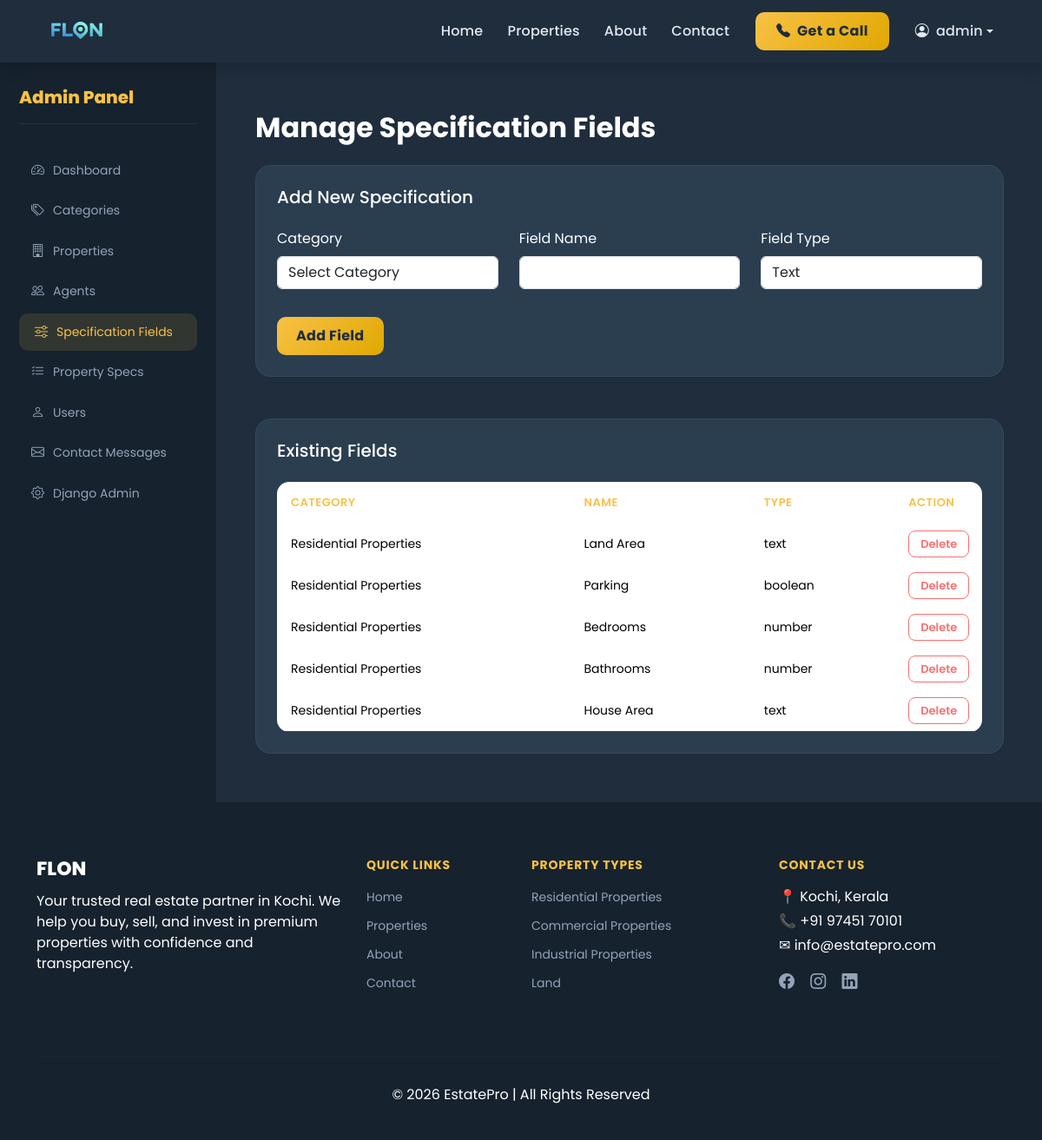
The page /accounts/admin-dashboard/spec-fields/ (signed in) on the database its author committed.
### properties/models.py (models this page shows, shortened)
class SpecificationField(models.Model):
    FIELD_TYPES = [
        ('text', 'Text'),
        ('number', 'Number'),
        ('boolean', 'Boolean'),
    ]
    category = models.ForeignKey(Category, on_delete=models.CASCADE, related_name='spec_fields')
    name = models.CharField(max_length=100)
    field_type = models.CharField(max_length=20, choices=FIELD_TYPES)

class Category(models.Model):
    name = models.CharField(max_length=100)
    slug = models.SlugField(unique=True, blank=True)
    image = CloudinaryField('image', blank=True, null=True)

### accounts/views.py (the view, shortened to what this page needs)
# urls.py: path('admin-dashboard/spec-fields/', views.admin_spec_fields, name='admin_spec_fields'),
@login_required
def admin_spec_fields(request):
    if not request.user.is_superuser:
        return redirect('home')
    categories = Category.objects.all()
    fields = SpecificationField.objects.select_related('category')
    return render(request, 'spec_fields.html', {
        'fields': fields,
        'categories': categories
    })

### templates/spec_fields.html (shortened to what this page needs)
{% extends 'base.html' %}
{% block content %}
<section class="admin-wrapper">
    <div class="admin-layout">
        <aside class="admin-sidebar" id="adminSidebar">
            <div class="sidebar-header">
                <h5>Admin Panel</h5>
            </div>
            <nav class="admin-menu">
                <a href="{% url 'admin_dashboard' %}" class="admin-link">
                    <i class="bi bi-speedometer2"></i> Dashboard
                </a>
                <a href="{% url 'admin_categories' %}" class="admin-link">
                    <i class="bi bi-tags"></i> Categories
                </a>
                <a href="{% url 'admin_properties' %}" class="admin-link">
                    <i class="bi bi-building"></i> Properties
                </a>
                <a href="{% url 'admin_agents' %}" class="admin-link">
                    <i class="bi bi-people"></i> Agents
                </a>
                <a href="{% url 'admin_spec_fields' %}" class="admin-link active">
                    <i class="bi bi-sliders"></i> Specification Fields
                </a>
                <a href="{% url 'admin_property_specs' %}" class="admin-link">
                    <i class="bi bi-list-check"></i> Property Specs
                </a>
                <a href="{% url 'admin_users' %}" class="admin-link">
                    <i class="bi bi-person"></i> Users
                </a>
                <a href="{% url 'admin_contact_messages' %}" class="admin-link">
                    <i class="bi bi-envelope"></i> Contact Messages
                </a>
                <a href="/admin/" class="admin-link">
                    <i class="bi bi-gear"></i> Django Admin
                </a>
            </nav>
        </aside>
        <main class="admin-content">
            <div class="container-fluid py-4">
                <h2 class="fw-bold mb-4 text-white">
                    Manage Specification Fields
                </h2>
                <div class="admin-card p-4 mb-5">
                    <h5 class="mb-4 text-white">
                        Add New Specification
                    </h5>
                    <form method="POST">
                        <div class="row">
                            <div class="col-md-4 mb-3">
                                <label class="form-label text-white">Category</label>
                                <select id="category-select" name="category" class="form-control">
                                    <option value="">Select Category</option>
                                </select>
                            </div>
                            <div class="col-md-4 mb-3">
                                <label class="form-label text-white">Field Name</label>
                                <input type="text" name="name"
                                       class="form-control" required>
                            </div>
                            <div class="col-md-4 mb-3">
                                <label class="form-label text-white">Field Type</label>
                                <select name="field_type"
                                        class="form-control" required>
                                    <option value="text">Text</option>
                                </select>
                            </div>
                        </div>
                        <button class="btn btn-gold mt-3">
                            Add Field
                        </button>
                    </form>
                </div>
                <div class="admin-card p-4">
                    <h5 class="mb-4 text-white">
                        Existing Fields
                    </h5>
                    <div class="table-responsive">
                        <table class="table admin-table align-middle">
                            <thead>
                                <tr>
                                    <th>Category</th>
                                    <th>Name</th>
                                    <th>Type</th>
                                    <th>Action</th>
                                </tr>
                            </thead>
                            <tbody>
                                {% for field in fields %}
                                <tr>
                                    <td>{{ field.category.name }}</td>
                                    <td>{{ field.name }}</td>
                                    <td>{{ field.field_type }}</td>
                                    <td>
                                        <a href="{% url 'admin_delete_spec_field' field.id %}"
                                           class="btn-action btn-delete"
                                           onclick="return confirm('Delete this field?')">
                                           Delete
                                        </a>
                                    </td>
                                </tr>
                                {% endfor %}
                            </tbody>
                        </table>
                    </div>
                </div>
            </div>
        </main>
    </div>
</section>
{% endblock %}

### templates/base.html (shortened to what this page needs)
{% load static %}
<!DOCTYPE html>
<html lang="en">
<head>
    <link href="https://cdn.jsdelivr.net/npm/bootstrap@5.3.2/dist/css/bootstrap.min.css" rel="stylesheet">
    <link href="https://cdn.jsdelivr.net/npm/bootstrap-icons@1.11.1/font/bootstrap-icons.css" rel="stylesheet">
    <link rel="stylesheet" href="{% static 'css/style.css' %}?v=20260323">
</head>
<body>
    <nav class="navbar navbar-expand-lg navbar-dark shadow custom-navbar">
        <div class="container">
            <a class="navbar-brand d-flex align-items-center" href="/">
                <img src="{% static 'images/logo.png' %}" class="navbar-logo">
            </a>
            <div class="collapse navbar-collapse justify-content-end" id="navbarNav">
                <ul class="navbar-nav align-items-lg-center">
                    <li class="nav-item">
                        <a class="nav-link" href="/">Home</a>
                    </li>
                    <li class="nav-item">
                        <a class="nav-link" href="/properties/">Properties</a>
                    </li>
                    <li class="nav-item">
                        <a class="nav-link" href="/about/">About</a>
                    </li>
                    <li class="nav-item">
                        <a class="nav-link" href="/contact/">Contact</a>
                    </li>
                    <li class="nav-item ms-lg-3 mb-2 mb-lg-0">
                        <a href="/contact/" class="btn btn-gold px-4">
                            <i class="bi bi-telephone-fill me-1"></i> Get a Call
                        </a>
                    </li>
                    {% if user.is_authenticated %}
                    <li class="nav-item dropdown ms-lg-3">
                        <a class="nav-link dropdown-toggle d-flex align-items-center" href="#" role="button"
                            data-bs-toggle="dropdown">
                            <i class="bi bi-person-circle me-2"></i>
                            {{ user.username }}
                        </a>
                    </li>
                    {% else %}
                    <li class="nav-item ms-lg-3">
                        <a class="btn btn-outline-light px-3" href="{% url 'login' %}">
                            Login
                        </a>
                    </li>
                    {% endif %}
                </ul>
            </div>
        </div>
    </nav>
    <div class="main-content">
        {% block content %}
        {% endblock %}
    </div>
    <footer class="footer-section text-white">
        <div class="container">
            <div class="row">
                <div class="col-lg-4 col-md-6 mb-4">
                    <h5 class="footer-title">FLON</h5>
                    <p>
                        Your trusted real estate partner in Kochi.
                        We help you buy, sell, and invest in premium properties
                        with confidence and transparency.
                    </p>
                </div>
                <div class="col-lg-2 col-md-6 mb-4">
                    <h6 class="footer-heading">Quick Links</h6>
                    <ul class="footer-links">
                        <li><a href="/">Home</a></li>
                        <li><a href="/properties/">Properties</a></li>
                        <li><a href="/about/">About</a></li>
                        <li><a href="/contact/">Contact</a></li>
                    </ul>
                </div>
                <div class="col-lg-3 col-md-6 mb-4">
                    <h6 class="footer-heading">Property Types</h6>
                    <ul class="footer-links">
                        {% for category in categories %}
                        <li>
                            <a href="/properties/?category={{ category.slug }}">
                                {{ category.name }}
                            </a>
                        </li>
                        {% empty %}
                        <li>No categories available</li>
                        {% endfor %}
                    </ul>
                </div>
                <div class="col-lg-3 col-md-6 mb-4">
                    <h6 class="footer-heading">Contact Us</h6>
                    <p class="mb-1">📍 Kochi, Kerala</p>
                    <p class="mb-1">📞 +91 97451 70101</p>
                    <p class="mb-1">✉ info@estatepro.com</p>
                    <div class="social-icons mt-3">
                        <a href="#"><i class="bi bi-facebook"></i></a>
                        <a href="#"><i class="bi bi-instagram"></i></a>
                        <a href="#"><i class="bi bi-linkedin"></i></a>
                    </div>
                </div>
            </div>
            <hr class="footer-divider">
            <div class="text-center pb-3">
                <p class="mb-0">
                    © 2026 EstatePro | All Rights Reserved
                </p>
            </div>
        </div>
    </footer>
    <link href="https://cdn.jsdelivr.net/npm/quill@2.0.2/dist/quill.snow.css" rel="stylesheet">
</body>
</html>

### static/css/style.css (style rules this page uses)
*, *::before, *::after { box-sizing: border-box; }
body { font-family: 'Poppins', sans-serif; background: #f4f6f9; margin: 0; padding: 0; color: #1f2d3d; }
.main-content { min-height: 70vh; }
.custom-navbar { background: #1f2d3d; padding: 0 0; box-shadow: 0 2px 20px rgba(0,0,0,0.3); }
.navbar-logo { height: 62px; animation: logoFloat 4s ease-in-out infinite, logoGlow 3s infinite alternate; transition: transform 0.3s ease; }
.custom-navbar .nav-link { color: #e2e8f0 !important; font-weight: 500; padding: 8px 14px !important; border-radius: 8px; transition: all 0.25s ease; letter-spacing: 0.2px; }
.btn-gold { background: linear-gradient(135deg, #f8c146, #e0a800); border: none; color: #1f2d3d; font-weight: 700; border-radius: 10px; padding: 10px 22px; transition: all 0.3s ease; letter-spacing: 0.3px; }
.footer-section { background: #16222e; padding: 64px 0 24px; }
.footer-title { font-weight: 800; font-size: 22px; color: #fff; margin-bottom: 12px; }
.footer-heading { font-weight: 700; margin-bottom: 16px; color: #f8c146; font-size: 14px; text-transform: uppercase; letter-spacing: 0.8px; }
.footer-links { list-style: none; padding: 0; }
.footer-links li { margin-bottom: 9px; }
.footer-links a { color: #94a3b8; text-decoration: none; font-size: 14px; transition: all 0.25s; }
.footer-divider { border-color: rgba(255,255,255,0.07); margin: 32px 0; }
.social-icons a { color: #94a3b8; margin-right: 14px; font-size: 18px; transition: all 0.3s; }
.admin-wrapper { background: #1f2d3d; min-height: 100vh; }
.admin-layout { display: flex; }
.admin-sidebar { width: 250px; background: #16222e; padding: 28px 22px; min-height: 100vh; transition: 0.3s ease; flex-shrink: 0; border-right: 1px solid rgba(255,255,255,0.05); }
.sidebar-header { display: flex; justify-content: space-between; align-items: center; color: #fff; margin-bottom: 32px; padding-bottom: 18px; border-bottom: 1px solid rgba(255,255,255,0.08); }
.sidebar-header h5 { font-weight: 800; margin: 0; color: #f8c146; }
.admin-menu { display: flex; flex-direction: column; gap: 4px; }
.admin-link { color: #94a3b8; text-decoration: none; padding: 10px 14px; border-radius: 10px; transition: all 0.25s; font-size: 14px; display: flex; align-items: center; gap: 10px; }
.admin-link i { font-size: 15px; }
.admin-link:hover, .admin-link.active { background: rgba(248,193,70,0.12); color: #f8c146; padding-left: 18px; }
.admin-content { flex: 1; padding: 32px; color: #fff; min-width: 0; }
.admin-card { background: #2b3e50; border-radius: 18px; border: 1px solid rgba(255,255,255,0.06); }
.admin-table { background: transparent; color: #fff; min-width: 900px; margin: 0; }
.admin-table thead { background: #16222e; }
.admin-table thead th { color: #f8c146; font-weight: 600; border: none; padding: 14px 16px; font-size: 13px; text-transform: uppercase; letter-spacing: 0.5px; white-space: nowrap; }
.admin-table tbody td { border-color: rgba(255,255,255,0.06); padding: 13px 16px; font-size: 14px; vertical-align: middle; }
.admin-table tbody tr { transition: 0.25s; }
.table-responsive { border-radius: 14px; overflow: hidden; }
.btn-action { padding: 5px 13px; font-size: 13px; border-radius: 8px; text-decoration: none; font-weight: 600; transition: all 0.25s; border: 1px solid transparent; background: transparent; cursor: pointer; }
.btn-delete { border-color: #f87171; color: #f87171; }

### rows shown on the page
SpecificationField: category.name "Residential Properties", name "Land Area", field_type "text"
SpecificationField: category.name "Residential Properties", name "Parking", field_type "boolean"
SpecificationField: category.name "Residential Properties", name "Bedrooms", field_type "number"
SpecificationField: category.name "Residential Properties", name "Bathrooms", field_type "number"
SpecificationField: category.name "Residential Properties", name "House Area", field_type "text"
Category: name "Residential Properties"
Category: name "Commercial Properties"
Category: name "Industrial Properties"
Category: name "Land"

### other values the page prints
{{ user.username }} "admin"
